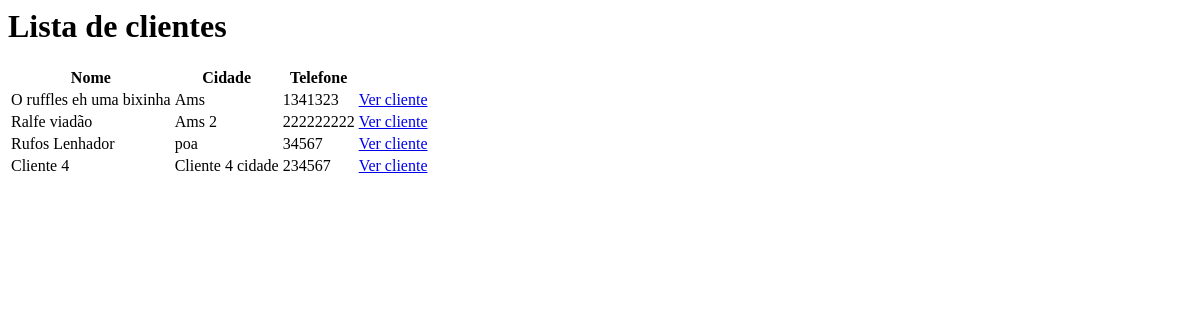
/, run on an earlier commit of the app's database.
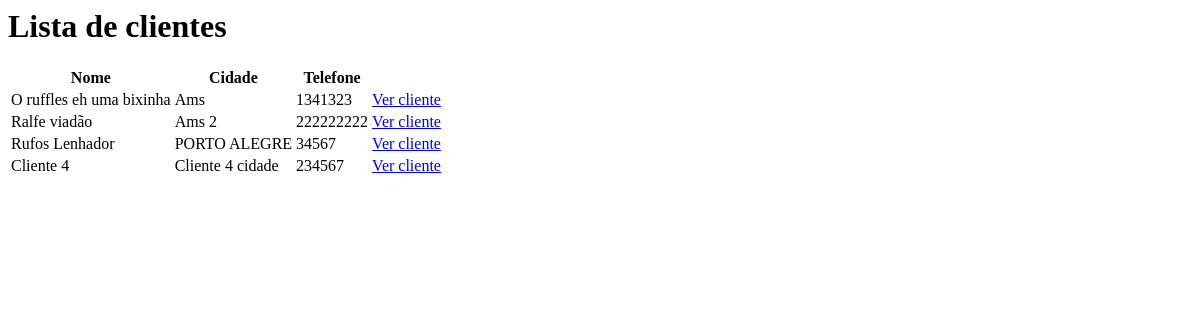
And on a later commit of the database.
### rufos/models.py (models this page shows, shortened)
class Cliente(models.Model):
    pessoa_fisica = 'FIS'
    pessoa_juridica = 'JUR'
    cliente_tipo_opcoes = [
        (pessoa_fisica, 'Pessoa Física'),
        (pessoa_juridica, 'Pessoa Jurídica'),
    ]
    cliente_tipo = models.CharField(
        verbose_name="tipo",
        max_length = 3,
        choices = cliente_tipo_opcoes,
    )
    cliente_nome_fantasia = models.CharField(verbose_name="nome fantasia", max_length=200)
    cliente_razao_social = models.CharField(verbose_name="razão social", max_length=200)
    cliente_rua = models.CharField(verbose_name="rua", max_length=200)
    cliente_numero = models.CharField(verbose_name="número", max_length=200)
    cliente_complemento = models.CharField(verbose_name="complemento", max_length=200)
    cliente_cep = models.CharField(verbose_name="CEP",max_length=200, help_text="Exemplo: 00000-000")
    cliente_cidade = models.CharField(verbose_name="cidade", max_length=200)
    cliente_nome_contato = models.CharField(verbose_name="pessoa de contato", max_length=200)
    cliente_email = models.EmailField(verbose_name="email de contato", max_length=254, unique="true")
    cliente_telefone = models.CharField(verbose_name="telefone de contato", max_length=200, help_text="Exemplo: 51 9 0000 0000")
    cliente_dias_entrega = models.ManyToManyField(
        Entrega,
        verbose_name="dias de entrega",
    )
    tabela_1 = 'tb1'
    tabela_2 = 'tb2'
    tabela_3 = 'tb3'
    cliente_tabela_opcoes = [
        (tabela_1, 'Tabela 1'),
        (tabela_2, 'Tabela 2'),
        (tabela_3, 'Tabela 3'),
    ]
    cliente_lista_precos = models.CharField(
        max_length = 3,
        choices = cliente_tabela_opcoes,
        verbose_name="tabela de preços",
    )
    cliente_ativo = models.BooleanField(default=True)
    datestamp = models.DateTimeField(auto_now_add=True)

### rufos/views.py (the view)
# urls.py: path('', views.index, name='index'),
def index(request):
    all_clients = Cliente.objects.all()
    context = {
        'all_clients': all_clients,
    }
    return render(request, 'rufos/index.html', context)

### rufos/templates/rufos/index.html
{% if all_clients %}
    <h1> Lista de clientes </h1>
    <table>
        <tr>
            <th>Nome</th>
            <th>Cidade</th>
            <th>Telefone</th>
        </tr>
        {% for cli in all_clients %}
            <tr>
                <td>{{ cli.cliente_nome_fantasia }}</td>
                <td>{{ cli.cliente_cidade }}</td>
                <td>{{ cli.cliente_telefone }}</td>
                <td><a href="{% url 'rufos:detalhes_cliente' cli.id %}">Ver cliente</a></td>
            </tr>
        {% endfor %}
    </table>
{% else %}
    <p>Sua lista não contém nenhum cliente.</p>
{% endif %}

What changed in the data, as far as the page shows it:
changed Cliente "Rufos Lenhador": cliente_cidade "poa" → "PORTO ALEGRE"
